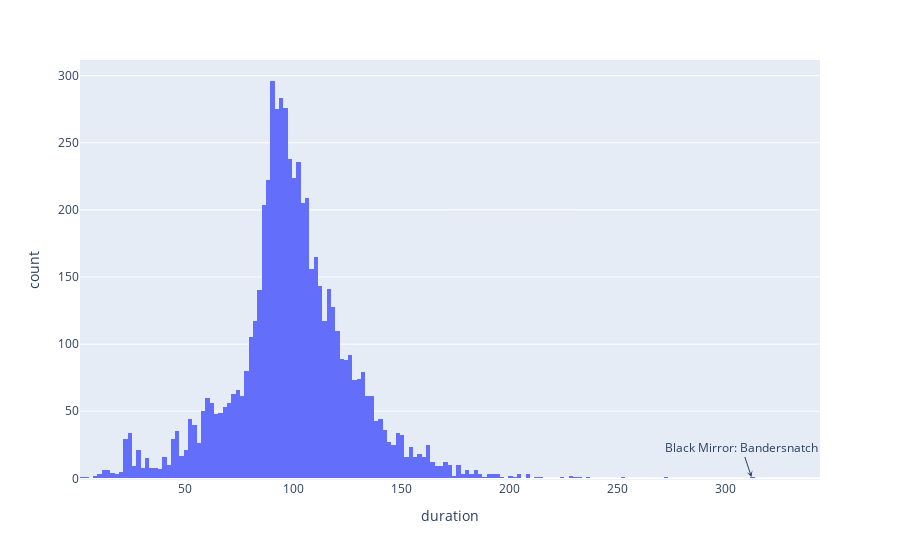

Notebook source saved alongside this figure:
### Code cell
# show histogram for movies duration with annotation indicates the longest movie
fig = px.histogram(df_movies, x= 'duration')
fig.update_layout(annotations= [{'showarrow': True, 'arrowhead': 3, 'x': 312, 'y': 1, 'text': longest_movie}])
fig.show()

### Figure 1 — Plotly figure (JSON) as saved in the notebook; plotly's stock layout.template omitted (floating-point values rounded to 4 significant figures; data arrays with more than 128 entries replaced by an {"elided": "..."} marker saying what was removed)
{"data": [{"alignmentgroup": "True", "bingroup": "x", "hovertemplate": "duration=%{x}<br>count=%{y}<extra></extra>", "legendgroup": "", "marker": {"color": "#636efa", "pattern": {"shape": ""}}, "name": "", "offsetgroup": "", "orientation": "v", "showlegend": false, "type": "histogram", "x": {"elided": "6128 int values"}, "xaxis": "x", "yaxis": "y"}], "layout": {"annotations": [{"arrowhead": 3, "showarrow": true, "text": "Black Mirror: Bandersnatch", "x": 312, "y": 1}], "barmode": "relative", "legend": {"tracegroupgap": 0}, "margin": {"t": 60}, "xaxis": {"anchor": "y", "domain": [0, 1], "title": {"text": "duration"}}, "yaxis": {"anchor": "x", "domain": [0, 1], "title": {"text": "count"}}}}
